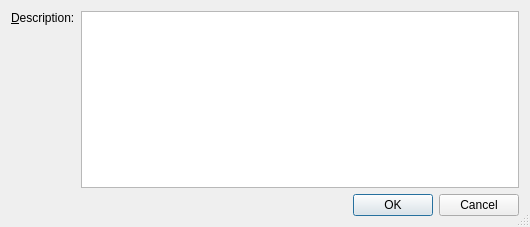
<?xml version="1.0" encoding="UTF-8"?>
<ui version="4.0">
 <class>PropertiesDialog</class>
 <widget class="QDialog" name="PropertiesDialog">
  <property name="geometry">
   <rect>
    <x>0</x>
    <y>0</y>
    <width>530</width>
    <height>227</height>
   </rect>
  </property>
  <property name="windowTitle">
   <string>Multiproject Properties</string>
  </property>
  <property name="sizeGripEnabled">
   <bool>true</bool>
  </property>
  <layout class="QVBoxLayout">
   <item>
    <layout class="QGridLayout">
     <item row="0" column="0">
      <widget class="QLabel" name="descriptionLabel">
       <property name="text">
        <string>&amp;Description:</string>
       </property>
       <property name="alignment">
        <set>Qt::AlignTop</set>
       </property>
       <property name="buddy">
        <cstring>descriptionEdit</cstring>
       </property>
      </widget>
     </item>
     <item row="0" column="1">
      <widget class="EricSpellCheckedTextEdit" name="descriptionEdit">
       <property name="toolTip">
        <string>Enter description</string>
       </property>
       <property name="whatsThis">
        <string>&lt;b&gt;Description&lt;/b&gt;
&lt;p&gt;Enter a short description for the multiproject.&lt;/p&gt;</string>
       </property>
       <property name="tabChangesFocus">
        <bool>true</bool>
       </property>
       <property name="acceptRichText">
        <bool>false</bool>
       </property>
      </widget>
     </item>
    </layout>
   </item>
   <item>
    <widget class="QDialogButtonBox" name="buttonBox">
     <property name="orientation">
      <enum>Qt::Horizontal</enum>
     </property>
     <property name="standardButtons">
      <set>QDialogButtonBox::Cancel|QDialogButtonBox::Ok</set>
     </property>
    </widget>
   </item>
  </layout>
 </widget>
 <customwidgets>
  <customwidget>
   <class>EricSpellCheckedTextEdit</class>
   <extends>QTextEdit</extends>
   <header>EricWidgets/EricSpellCheckedTextEdit.h</header>
  </customwidget>
 </customwidgets>
 <tabstops>
  <tabstop>descriptionEdit</tabstop>
  <tabstop>buttonBox</tabstop>
 </tabstops>
 <resources/>
 <connections>
  <connection>
   <sender>buttonBox</sender>
   <signal>accepted()</signal>
   <receiver>PropertiesDialog</receiver>
   <slot>accept()</slot>
   <hints>
    <hint type="sourcelabel">
     <x>248</x>
     <y>254</y>
    </hint>
    <hint type="destinationlabel">
     <x>157</x>
     <y>274</y>
    </hint>
   </hints>
  </connection>
  <connection>
   <sender>buttonBox</sender>
   <signal>rejected()</signal>
   <receiver>PropertiesDialog</receiver>
   <slot>reject()</slot>
   <hints>
    <hint type="sourcelabel">
     <x>316</x>
     <y>260</y>
    </hint>
    <hint type="destinationlabel">
     <x>286</x>
     <y>274</y>
    </hint>
   </hints>
  </connection>
 </connections>
</ui>
